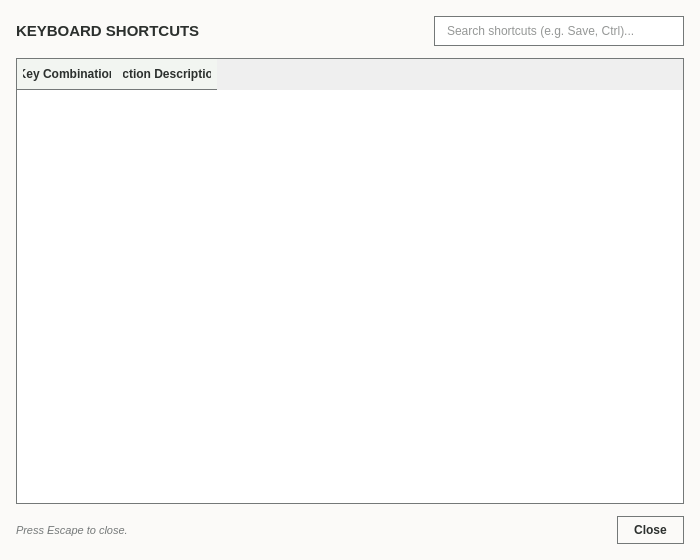
<?xml version="1.0" encoding="UTF-8"?>
<ui version="4.0">
 <class>ShortcutsDialog</class>
 <widget class="QDialog" name="ShortcutsDialog">
  <property name="geometry">
   <rect>
    <x>0</x>
    <y>0</y>
    <width>700</width>
    <height>560</height>
   </rect>
  </property>
  <property name="minimumSize">
   <size>
    <width>550</width>
    <height>400</height>
   </size>
  </property>
  <property name="windowTitle">
   <string>Keyboard Shortcuts HUD</string>
  </property>
  <property name="styleSheet">
   <string notr="true">QDialog#ShortcutsDialog {
    background-color: #fbfaf8;
    color: #2c302e;
    font-family: 'Segoe UI', 'Inter', -apple-system, sans-serif;
}

QLineEdit {
    background-color: #ffffff;
    color: #2c302e;
    border: 1px solid #747878;
    border-radius: 0px;
    padding: 6px 10px;
    font-family: 'Courier New', 'JetBrains Mono', monospace;
    font-size: 12px;
}
QLineEdit:focus {
    border: 1px solid #000000;
}

QTableWidget {
    background-color: #ffffff;
    color: #2c302e;
    border: 1px solid #747878;
    border-radius: 0px;
    gridline-color: #c4c7c7;
    font-size: 12px;
}
QTableWidget::item {
    padding: 6px;
    border-bottom: 1px solid #f2f5f1;
}

QHeaderView::section {
    background-color: #f2f5f1;
    color: #2c302e;
    border: none;
    border-bottom: 1px solid #747878;
    font-weight: bold;
    padding: 6px;
}

QPushButton {
    background-color: #fbfaf8;
    color: #2c302e;
    border: 1px solid #747878;
    border-radius: 0px;
    padding: 6px 16px;
    font-size: 12px;
    font-weight: 600;
}
QPushButton:hover {
    background-color: #e9ece5;
}</string>
  </property>
  <layout class="QVBoxLayout" name="root_layout">
   <property name="spacing">
    <number>12</number>
   </property>
   <property name="leftMargin">
    <number>16</number>
   </property>
   <property name="topMargin">
    <number>16</number>
   </property>
   <property name="rightMargin">
    <number>16</number>
   </property>
   <property name="bottomMargin">
    <number>16</number>
   </property>
   <item>
    <layout class="QHBoxLayout" name="header_layout">
     <item>
      <widget class="QLabel" name="lbl_title">
       <property name="styleSheet">
        <string notr="true">font-size: 15px; font-weight: bold; color: #2c302e;</string>
       </property>
       <property name="text">
        <string>KEYBOARD SHORTCUTS</string>
       </property>
      </widget>
     </item>
     <item>
      <spacer name="spacer_header">
       <property name="orientation">
        <enum>Qt::Orientation::Horizontal</enum>
       </property>
       <property name="sizeHint" stdset="0">
        <size>
         <width>40</width>
         <height>20</height>
        </size>
       </property>
      </spacer>
     </item>
     <item>
      <widget class="QLineEdit" name="input_search">
       <property name="minimumSize">
        <size>
         <width>250</width>
         <height>0</height>
        </size>
       </property>
       <property name="placeholderText">
        <string>Search shortcuts (e.g. Save, Ctrl)...</string>
       </property>
      </widget>
     </item>
    </layout>
   </item>
   <item>
    <widget class="QTableWidget" name="table_shortcuts">
     <property name="editTriggers">
      <set>QAbstractItemView::EditTrigger::NoEditTriggers</set>
     </property>
     <property name="selectionMode">
      <enum>QAbstractItemView::SelectionMode::SingleSelection</enum>
     </property>
     <property name="selectionBehavior">
      <enum>QAbstractItemView::SelectionBehavior::SelectRows</enum>
     </property>
     <property name="columnCount">
      <number>2</number>
     </property>
     <column>
      <property name="text">
       <string>Key Combination</string>
      </property>
     </column>
     <column>
      <property name="text">
       <string>Action Description</string>
      </property>
     </column>
    </widget>
   </item>
   <item>
    <layout class="QHBoxLayout" name="footer_layout">
     <item>
      <widget class="QLabel" name="lbl_hint">
       <property name="styleSheet">
        <string notr="true">color: #747878; font-style: italic; font-size: 11px;</string>
       </property>
       <property name="text">
        <string>Press Escape to close.</string>
       </property>
      </widget>
     </item>
     <item>
      <spacer name="spacer_footer">
       <property name="orientation">
        <enum>Qt::Orientation::Horizontal</enum>
       </property>
       <property name="sizeHint" stdset="0">
        <size>
         <width>40</width>
         <height>20</height>
        </size>
       </property>
      </spacer>
     </item>
     <item>
      <widget class="QPushButton" name="btn_close">
       <property name="cursor">
        <cursorShape>PointingHandCursor</cursorShape>
       </property>
       <property name="text">
        <string>Close</string>
       </property>
      </widget>
     </item>
    </layout>
   </item>
  </layout>
 </widget>
 <resources/>
 <connections/>
</ui>
